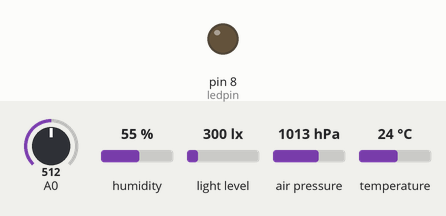
Recording of a sketch running on a simulated Arduino Uno, built with avr-gcc and run on an emulated ATmega328P. On the bench: output pins drawn as LEDs (lit = HIGH). Wiring (inferred from the names in the program): BH1750 light sensor at I2C address 0x23. The test bench sets the inputs (shaded band); at power-on: A0 = 512, humidity 55 %, light level 300 lx, air pressure 1013 hPa, temperature 24 °C. Storage starts empty; what the sketch prints to the serial monitor is not drawn.

Above: at 0.1 s.
At 1.1 s:
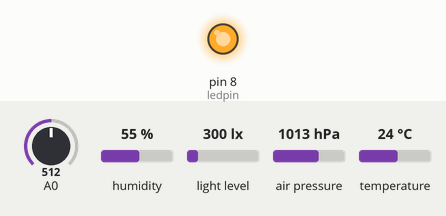
Timing chart, 0 to 2.6 s (numbered marks = the images above):
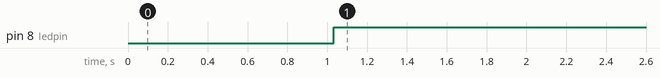

Measured:
- by itself, pin 8 (ledpin): LOW → HIGH at 1.0 s

The sketch:

Sharon_final.ino
```cpp
#include <SPI.h>
#include <SD.h>
#include <dht.h>
#include <SoftwareSerial.h>
#include <Wire.h>
#include <SFE_BMP180.h>
int BH1750address = 0x23;
byte buff[2];
SoftwareSerial pmsSerial1(2, 3);
dht DHT;
#define DHT11_PIN 7
int ledpin = 8;
SFE_BMP180 pressure;
File myFile;

struct pms5003data {
  uint16_t framelen;
  uint16_t pm10_standard, pm25_standard, pm100_standard;
  uint16_t pm10_env, pm25_env, pm100_env;
  uint16_t particles_03um, particles_05um, particles_10um, particles_25um, particles_50um, particles_100um;
  uint16_t unused;
  uint16_t checksum;
};

struct pms5003data data;

void setup()
{
  Serial.begin(9600);
  pmsSerial1.begin(9600);
  Wire.begin();
  if (SD.begin(4))
    Serial.println("SD card is present & ready");
  pinMode(ledpin, OUTPUT);
  if (pressure.begin())
  {
  Serial.print("pressure valid");
  delay(1000);
  }
  myFile = SD.open("test.txt", FILE_WRITE);
  if(myFile)
  {
    myFile.print(", ");
    myFile.print(", ");
    myFile.print(", ");
    myFile.print(", ");
    myFile.print(", ");
    myFile.print(", ");
    myFile.print(", ");
    myFile.print(", ");
    myFile.print(", ");
    myFile.print(", ");
    myFile.println();
    myFile.close();
  }

}

float sensor_volt;
float RS_gas;
float R0,ratio;
int R2 = 2000;
int chk;
float temp,hum;
float pm1o,pm2o,pm10o;


void loop()
{
  digitalWrite(ledpin, HIGH);    // turn the LED ON by making the voltage HIGH
  delay(1000);

  //reading the data
  chk = DHT.read11(DHT11_PIN);
  temp = DHT.temperature;
  hum = DHT.humidity;

  if (readPMSdata(&pmsSerial1))
  {
    pm1o = data.pm10_standard;
    pm2o = data.pm25_standard;
    pm10o = data.pm100_standard;
  }

//CO
// for calculating R0 value
  int sensorValue = analogRead(A0);
  sensor_volt=(float)sensorValue/1024*5.0;
  RS_gas = ((5.0 * R2)/sensor_volt) - R2;
  R0 = RS_gas / 1;

// for calculating ppm
  sensorValue = analogRead(A0);
  sensor_volt = sensorValue/1024*5.0;
  RS_gas = (5.0-sensor_volt)/sensor_volt;
  ratio = RS_gas/R0; //Replace R0 with the value found using the sketch above
  float x = 1538.46 * ratio;
  float ppm = pow(x,-1.709);

  //PRESSURE
  char status; double P,T;
  status = pressure.startPressure(3);
      if (status != 0)
      {

        delay(status);
        status = pressure.getPressure(P,T);
        if (status != 0)
        {
          if(temp<0 || hum<0 || pm1o<0 || pm2o<0 || pm10o<0 || R0<0 || temp>50 || hum>100  || pm1o>10000 || pm2o>10000 || pm10o>10000)//|| P>100000   P<0 ||
          {
            while(1)
            {
              digitalWrite(ledpin, LOW );    // turn the LED off by making the voltage LOW
              delay(1000);
              digitalWrite(ledpin, HIGH);    // turn the LED ON by making the voltage HIGH
              delay(1000);
            }
          }
          Serial.println("Temp:"+String(temp));
          Serial.println("Hum(%):"+String(hum));
          Serial.println("R0:"+String(R0));
          Serial.println("CO(ppm):"+String(ppm));
          Serial.println("Analog:"+String(sensorValue));
          Serial.println("Pressure(mb):"+String(P,2));
          Serial.println("Pressure(Hg):"+String(P*0.0295333727,2));
          Serial.print("PM1.0:"+String(pm1o));
          Serial.print("  PM2.5:"+String(pm2o));
          Serial.print("  PM10:"+String(pm10o));

        }
      }
  int i;
  uint16_t value=0;
  BH1750_Init(BH1750address);
  delay(200);

  if(2==BH1750_Read(BH1750address))
  {
    value=((buff[0]<<8)|buff[1])/1.2;
    Serial.println("Light:"+String(value));
    //Serial.println("[lux]");
  }

delay(15000);


  myFile = SD.open("test.txt", FILE_WRITE);
  if(myFile)
  {
    Serial.print("Writing to test.txt...");
    myFile.print(pm1o);
    myFile.print(", ");
    myFile.print(pm2o);
    myFile.print(", ");
    myFile.print(pm10o);
    myFile.print(", ");
    myFile.print(R0);
    myFile.print(", ");
    myFile.print(ppm);
    myFile.print(", ");
    myFile.print(sensorValue);
    myFile.print(", ");
    myFile.print(temp);
    myFile.print(", ");
    myFile.print(hum);
    myFile.print(", ");
    myFile.print(value);
    myFile.print(", ");
    myFile.print(P,2);
    myFile.print(", ");
    myFile.print(P*0.0295333727,2);
    myFile.print(", ");
    myFile.println();
    myFile.close();
  }
  else
  {
    while(1)
            {
              digitalWrite(ledpin, LOW );    // turn the LED off by making the voltage LOW
              delay(1000);
              digitalWrite(ledpin, HIGH);    // turn the LED ON by making the voltage HIGH
              delay(1000);
            }
  }
  Serial.println("Done");
}

boolean readPMSdata(Stream *s)
{
  if (! s->available())
    return false;

  if (s->peek() != 0x42)
  {
    s->read();
    return false;
  }

  if (s->available() < 32)
      return false;

  uint8_t buffer[32];
  uint16_t sum = 0;
  s->readBytes(buffer, 32);

  for (uint8_t i=0; i<30; i++)
      sum += buffer[i];

  uint16_t buffer_u16[15];
  for (uint8_t i=0; i<15; i++)
  {
    buffer_u16[i] = buffer[2 + i*2 + 1];
    buffer_u16[i] += (buffer[2 + i*2] << 8);
  }

  memcpy((void *)&data, (void *)buffer_u16, 30);

  if (sum != data.checksum)
  {
    Serial.println("Checksum failure");
    return false;
  }
  return true;
}

int BH1750_Read(int address)
{
  int i=0;
  Wire.beginTransmission(address);
  Wire.requestFrom(address, 2);
  while(Wire.available())
  {
    buff[i] = Wire.read();
    i++;
  }
  Wire.endTransmission();
  return i;
}

void BH1750_Init(int address)
{
  Wire.beginTransmission(address);
  Wire.write(0x10);
  Wire.endTransmission();
}
```
